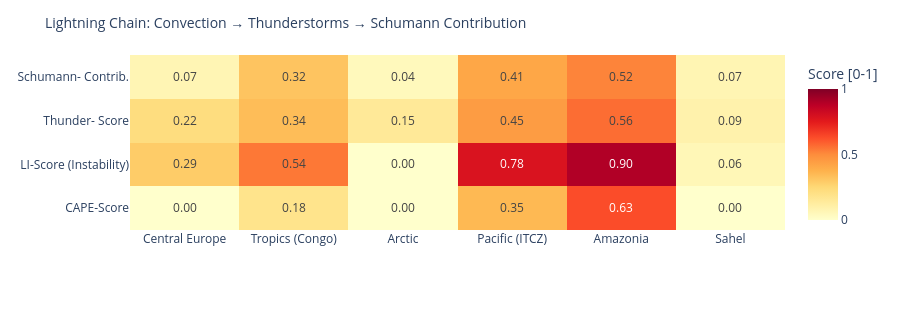

The notebook cell saved with this chart:
### Code cell
# ============================================================
# LIGHTNING CHAIN: Convection → Thunderstorms → Schumann
# Shows the causal chain per measurement point as heatmap
# ============================================================

def cape_score(v):
    """CAPE → normalized score [0,1]"""
    if v is None or pd.isna(v): return 0.0
    return min(1.0, float(v) / 3000)

def li_score(v):
    """Lifted Index: negative = unstable → score [0,1]"""
    if v is None or pd.isna(v): return 0.3
    return min(1.0, max(0.0, (-float(v) + 6) / 12))

def cloud_score(v):
    if v is None or pd.isna(v): return 0.3
    return float(v) / 100

def thunder_score(row):
    """Kombinierter Gewitterwahrscheinlichkeits-Score
    CAPE + LI + Bedeckung + WMO-Gewitter + konvektiver Niederschlag (showers)
    Hinweis: X-Ray und Kp sind kein Bestandteil – nur geomagn./solarer Kontext.
    """
    cs = cape_score(row.get('cape'))
    ls = li_score(row.get('li'))
    cl = cloud_score(row.get('cloud'))
    t  = 1.0 if row.get('thunderstorm') else 0.0
    # Convective precipitation (showers) as additional indicator
    sh = min(1.0, (row.get('showers') or 0) / 5.0)
    return round(cs * 0.30 + ls * 0.25 + cl * 0.15 + t * 0.20 + sh * 0.10, 3)

def schumann_contribution(t_score, lat):
    """Schumann contribution: higher in tropics (±30°), scaled by thunderstorm score"""
    lat_weight = max(0.3, 1.0 - abs(lat) / 60)
    return round(t_score * lat_weight, 3)

df_atm['cape_score']   = df_atm.apply(lambda r: cape_score(r['cape']), axis=1)
df_atm['li_score']     = df_atm.apply(lambda r: li_score(r['li']),    axis=1)
df_atm['thunder_score']= df_atm.apply(lambda r: thunder_score(r.to_dict()), axis=1)
df_atm['schumann_contribution'] = df_atm.apply(
    lambda r: schumann_contribution(r['thunder_score'], r['lat']), axis=1)

metrics = ['cape_score', 'li_score', 'thunder_score', 'schumann_contribution']
labels  = ['CAPE-Score', 'LI-Score\n(Instability)', 'Thunder-\nScore', 'Schumann-\nContrib.']
z_data  = [df_atm[m].tolist() for m in metrics]

fig = go.Figure(go.Heatmap(
    z=z_data,
    x=df_atm['point'].tolist(),
    y=labels,
    colorscale='YlOrRd',
    zmin=0, zmax=1,
    text=[[f'{v:.2f}' for v in row] for row in z_data],
    texttemplate='%{text}', textfont=dict(size=12),
    colorbar=dict(title='Score [0-1]')
))
fig.update_layout(
    title=dict(text='Lightning Chain: Convection → Thunderstorms → Schumann Contribution', font=dict(size=14)),
    height=310,
    plot_bgcolor='rgba(0,0,0,0)', paper_bgcolor='rgba(0,0,0,0)',
    margin=dict(l=130, r=80, t=55, b=80)
)
fig.show()

### Figure 1 — Plotly figure (JSON) as saved in the notebook; plotly's stock layout.template omitted (floating-point values rounded to 4 significant figures)
{"data": [{"colorbar": {"title": {"text": "Score [0-1]"}}, "colorscale": [[0.0, "rgb(255,255,204)"], [0.125, "rgb(255,237,160)"], [0.25, "rgb(254,217,118)"], [0.375, "rgb(254,178,76)"], [0.5, "rgb(253,141,60)"], [0.625, "rgb(252,78,42)"], [0.75, "rgb(227,26,28)"], [0.875, "rgb(189,0,38)"], [1.0, "rgb(128,0,38)"]], "text": [["0.00", "0.18", "0.00", "0.35", "0.63", "0.00"], ["0.29", "0.54", "0.00", "0.78", "0.90", "0.06"], ["0.22", "0.34", "0.15", "0.45", "0.56", "0.09"], ["0.07", "0.32", "0.04", "0.41", "0.52", "0.07"]], "textfont": {"size": 12}, "texttemplate": "%{text}", "type": "heatmap", "x": ["Central Europe", "Tropics (Congo)", "Arctic", "Pacific (ITCZ)", "Amazonia", "Sahel"], "y": ["CAPE-Score", "LI-Score\n(Instability)", "Thunder-\nScore", "Schumann-\nContrib."], "z": [[0.0, 0.1833, 0.0, 0.3533, 0.63, 0.0], [0.2917, 0.5417, 0.0, 0.7833, 0.9, 0.05833], [0.223, 0.339, 0.15, 0.449, 0.564, 0.091], [0.067, 0.316, 0.045, 0.412, 0.517, 0.071]], "zmax": 1, "zmin": 0}], "layout": {"height": 310, "margin": {"b": 80, "l": 130, "r": 80, "t": 55}, "paper_bgcolor": "rgba(0,0,0,0)", "plot_bgcolor": "rgba(0,0,0,0)", "title": {"font": {"size": 14}, "text": "Lightning Chain: Convection → Thunderstorms → Schumann Contribution"}}}
